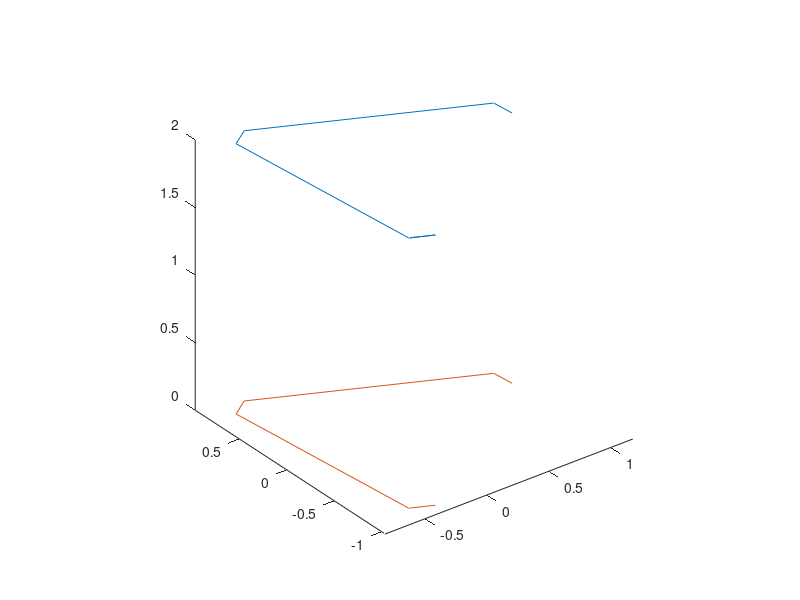

This figure's MATLAB source: (Note: this script raises an error after producing the figure.)
clear all;

% inputs:
% x, y, z relative displacements into T matrix
x = 0;
y = 0;
z = 0;
h = 2;
T = [x;y;z+h];
% phi, theta, psi
phi = 0;
theta = 0;
psi = 0;

% constants:
% b[] distances to each leg, array of 3x1 location vectors
% distance to each leg is 1
b1 = [1;0;0];
beta = [0,10,120,130,240,250];
% b = [b1, rotz(10)*b1, rotz(120)*b1, rotz(130)*b1, rotz(240)*b1,
% rotz(250)*b1]; OBSOLETE
b = zeros(3,6);
for i = 1:6
b(:,i) = rotz(beta(:,i))*b1;
end

% p[] distances from origin of platform to the joints
p = b;

% compute rotation matrix based on input angles
R = rotz(phi)*roty(theta)*rotx(psi);

% compute l_i of each leg
l = (T + R*p) - b;

% take 2norm of each leg and find unit vectors 
% unit vectors aren't actually useful :(
d = size(l);
l_2norm = zeros(1,d(1,2));
l_unit = zeros(d);
for i = 1:d(1,2)
    l_2norm(i) = norm(l(:,i));
    l_unit(:,i) = l(:,i) ./ l_2norm(i);
end


% calculate P_base, end of each joint in base reference frame
P_base = b + l;
P_base(:,end+1) = P_base(:,end-1);

% plot legs
% figure;
% hold on
plot3(P_base(1,:),P_base(2,:),P_base(3,:),'-')
hold on
plot3(b(1,:),b(2,:),b(3,:),'-')
axis equal
% for i = 1:d(1,2)
%     plot3(P_base(1,i),P_base(2,i),P_base(3,i),'-')
% end


% calculate joint angles

%% servo motors
s = 0.9; % length of rod
a = 0.1; % length of servo arm

% define home position


% calculate servo angles
alpha = zeros(1,6);
for i = 1:6
    alpha(i) = servoCalc(p(:,i),b(:,i),l_2norm(i),s,a,beta(i));
    servoArms = b(:,i) + a * rotz(beta(i)) * roty(alpha(i));

end

function [alpha] = servoCalc(P,B,l,s,a,beta)
L = l^2 - (s^2 - a^2);
M = 2*a*(P(3)-B(3));
N = 2*a*(cos(beta)*(P(1)-B(1)) + sin(beta)*(P(2)-B(2)));
alpha = asin(L / (sqrt(M^2 + N^2))) - atan(N/M);

end
